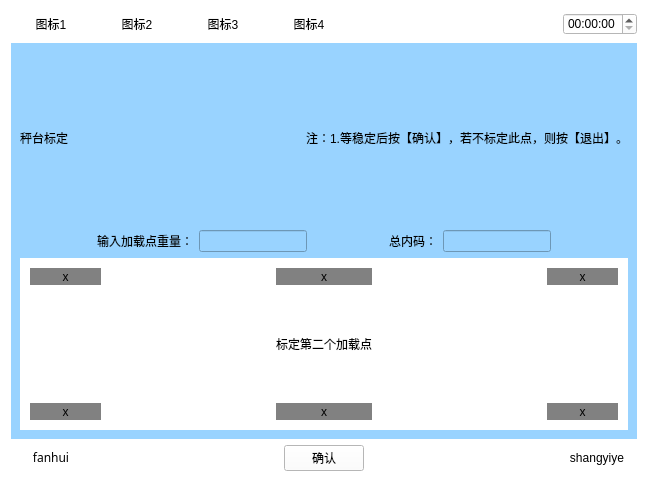
<?xml version="1.0" encoding="UTF-8"?>
<ui version="4.0">
 <class>Biaoding_2</class>
 <widget class="QWidget" name="Biaoding_2">
  <property name="geometry">
   <rect>
    <x>0</x>
    <y>0</y>
    <width>648</width>
    <height>482</height>
   </rect>
  </property>
  <property name="windowTitle">
   <string>Form</string>
  </property>
  <property name="styleSheet">
   <string notr="true">background-color: rgb(255, 255, 255);</string>
  </property>
  <layout class="QVBoxLayout" name="verticalLayout_3" stretch="1,5,1">
   <item>
    <layout class="QHBoxLayout" name="horizontalLayout_5">
     <item>
      <widget class="QPushButton" name="pushButton">
       <property name="text">
        <string>图标1</string>
       </property>
       <property name="flat">
        <bool>true</bool>
       </property>
      </widget>
     </item>
     <item>
      <widget class="QPushButton" name="pushButton_2">
       <property name="text">
        <string>图标2</string>
       </property>
       <property name="flat">
        <bool>true</bool>
       </property>
      </widget>
     </item>
     <item>
      <widget class="QPushButton" name="pushButton_3">
       <property name="text">
        <string>图标3</string>
       </property>
       <property name="flat">
        <bool>true</bool>
       </property>
      </widget>
     </item>
     <item>
      <widget class="QPushButton" name="pushButton_4">
       <property name="text">
        <string>图标4</string>
       </property>
       <property name="flat">
        <bool>true</bool>
       </property>
      </widget>
     </item>
     <item>
      <spacer name="horizontalSpacer_4">
       <property name="orientation">
        <enum>Qt::Horizontal</enum>
       </property>
       <property name="sizeHint" stdset="0">
        <size>
         <width>40</width>
         <height>20</height>
        </size>
       </property>
      </spacer>
     </item>
     <item>
      <widget class="QTimeEdit" name="timeEdit_2"/>
     </item>
    </layout>
   </item>
   <item>
    <widget class="QWidget" name="widget" native="true">
     <property name="sizePolicy">
      <sizepolicy hsizetype="Preferred" vsizetype="Preferred">
       <horstretch>0</horstretch>
       <verstretch>0</verstretch>
      </sizepolicy>
     </property>
     <property name="contextMenuPolicy">
      <enum>Qt::DefaultContextMenu</enum>
     </property>
     <property name="styleSheet">
      <string notr="true">background-color: rgb(153, 211, 255);</string>
     </property>
     <layout class="QVBoxLayout" name="verticalLayout_2">
      <item>
       <layout class="QHBoxLayout" name="horizontalLayout">
        <item>
         <widget class="QLabel" name="label">
          <property name="text">
           <string>秤台标定</string>
          </property>
         </widget>
        </item>
        <item>
         <spacer name="horizontalSpacer">
          <property name="orientation">
           <enum>Qt::Horizontal</enum>
          </property>
          <property name="sizeHint" stdset="0">
           <size>
            <width>40</width>
            <height>20</height>
           </size>
          </property>
         </spacer>
        </item>
        <item>
         <layout class="QVBoxLayout" name="verticalLayout">
          <item>
           <widget class="QLabel" name="label_3">
            <property name="text">
             <string>注：1.等稳定后按【确认】，若不标定此点，则按【退出】。</string>
            </property>
            <property name="alignment">
             <set>Qt::AlignLeading|Qt::AlignLeft|Qt::AlignVCenter</set>
            </property>
           </widget>
          </item>
         </layout>
        </item>
       </layout>
      </item>
      <item>
       <layout class="QHBoxLayout" name="horizontalLayout_3">
        <item>
         <spacer name="horizontalSpacer_6">
          <property name="orientation">
           <enum>Qt::Horizontal</enum>
          </property>
          <property name="sizeHint" stdset="0">
           <size>
            <width>40</width>
            <height>20</height>
           </size>
          </property>
         </spacer>
        </item>
        <item>
         <widget class="QLabel" name="label_8">
          <property name="text">
           <string>输入加载点重量：</string>
          </property>
         </widget>
        </item>
        <item>
         <widget class="QLineEdit" name="lineEdit"/>
        </item>
        <item>
         <spacer name="horizontalSpacer_5">
          <property name="orientation">
           <enum>Qt::Horizontal</enum>
          </property>
          <property name="sizeHint" stdset="0">
           <size>
            <width>40</width>
            <height>20</height>
           </size>
          </property>
         </spacer>
        </item>
        <item>
         <widget class="QLabel" name="label_9">
          <property name="text">
           <string>总内码：</string>
          </property>
         </widget>
        </item>
        <item>
         <widget class="QLineEdit" name="lineEdit_2"/>
        </item>
        <item>
         <spacer name="horizontalSpacer_7">
          <property name="orientation">
           <enum>Qt::Horizontal</enum>
          </property>
          <property name="sizeHint" stdset="0">
           <size>
            <width>40</width>
            <height>20</height>
           </size>
          </property>
         </spacer>
        </item>
       </layout>
      </item>
      <item>
       <widget class="QWidget" name="widget_2" native="true">
        <property name="sizePolicy">
         <sizepolicy hsizetype="Preferred" vsizetype="Preferred">
          <horstretch>0</horstretch>
          <verstretch>0</verstretch>
         </sizepolicy>
        </property>
        <property name="styleSheet">
         <string notr="true">background-color: rgb(255, 255, 255);</string>
        </property>
        <layout class="QGridLayout" name="gridLayout">
         <property name="horizontalSpacing">
          <number>175</number>
         </property>
         <property name="verticalSpacing">
          <number>50</number>
         </property>
         <property name="margin">
          <number>10</number>
         </property>
         <item row="0" column="0">
          <widget class="QLabel" name="label_4">
           <property name="styleSheet">
            <string notr="true">background-color: rgb(129, 129, 129);</string>
           </property>
           <property name="text">
            <string>x</string>
           </property>
           <property name="alignment">
            <set>Qt::AlignCenter</set>
           </property>
          </widget>
         </item>
         <item row="0" column="1">
          <widget class="QLabel" name="label_10">
           <property name="styleSheet">
            <string notr="true">background-color: rgb(129, 129, 129);</string>
           </property>
           <property name="text">
            <string>x</string>
           </property>
           <property name="alignment">
            <set>Qt::AlignCenter</set>
           </property>
          </widget>
         </item>
         <item row="0" column="2">
          <widget class="QLabel" name="label_12">
           <property name="styleSheet">
            <string notr="true">background-color: rgb(129, 129, 129);</string>
           </property>
           <property name="text">
            <string>x</string>
           </property>
           <property name="alignment">
            <set>Qt::AlignCenter</set>
           </property>
          </widget>
         </item>
         <item row="2" column="0">
          <widget class="QLabel" name="label_5">
           <property name="styleSheet">
            <string notr="true">background-color: rgb(129, 129, 129);</string>
           </property>
           <property name="text">
            <string>x</string>
           </property>
           <property name="alignment">
            <set>Qt::AlignCenter</set>
           </property>
          </widget>
         </item>
         <item row="2" column="1">
          <widget class="QLabel" name="label_7">
           <property name="styleSheet">
            <string notr="true">background-color: rgb(129, 129, 129);</string>
           </property>
           <property name="text">
            <string>x</string>
           </property>
           <property name="alignment">
            <set>Qt::AlignCenter</set>
           </property>
          </widget>
         </item>
         <item row="2" column="2">
          <widget class="QLabel" name="label_11">
           <property name="styleSheet">
            <string notr="true">background-color: rgb(129, 129, 129);</string>
           </property>
           <property name="text">
            <string>x</string>
           </property>
           <property name="alignment">
            <set>Qt::AlignCenter</set>
           </property>
          </widget>
         </item>
         <item row="1" column="1">
          <widget class="QLabel" name="label_2">
           <property name="text">
            <string>标定第二个加载点</string>
           </property>
          </widget>
         </item>
        </layout>
       </widget>
      </item>
     </layout>
    </widget>
   </item>
   <item>
    <layout class="QHBoxLayout" name="horizontalLayout_2">
     <item>
      <widget class="QPushButton" name="returnIndex">
       <property name="font">
        <font>
         <family>AR PL UMing TW MBE</family>
        </font>
       </property>
       <property name="text">
        <string>fanhui</string>
       </property>
       <property name="flat">
        <bool>true</bool>
       </property>
      </widget>
     </item>
     <item>
      <spacer name="horizontalSpacer_2">
       <property name="orientation">
        <enum>Qt::Horizontal</enum>
       </property>
       <property name="sizeHint" stdset="0">
        <size>
         <width>40</width>
         <height>20</height>
        </size>
       </property>
      </spacer>
     </item>
     <item>
      <widget class="QPushButton" name="confirm">
       <property name="text">
        <string>确认</string>
       </property>
      </widget>
     </item>
     <item>
      <spacer name="horizontalSpacer_3">
       <property name="orientation">
        <enum>Qt::Horizontal</enum>
       </property>
       <property name="sizeHint" stdset="0">
        <size>
         <width>40</width>
         <height>20</height>
        </size>
       </property>
      </spacer>
     </item>
     <item>
      <widget class="QPushButton" name="returnPage">
       <property name="text">
        <string>shangyiye</string>
       </property>
       <property name="flat">
        <bool>true</bool>
       </property>
      </widget>
     </item>
    </layout>
   </item>
  </layout>
 </widget>
 <resources/>
 <connections/>
</ui>
